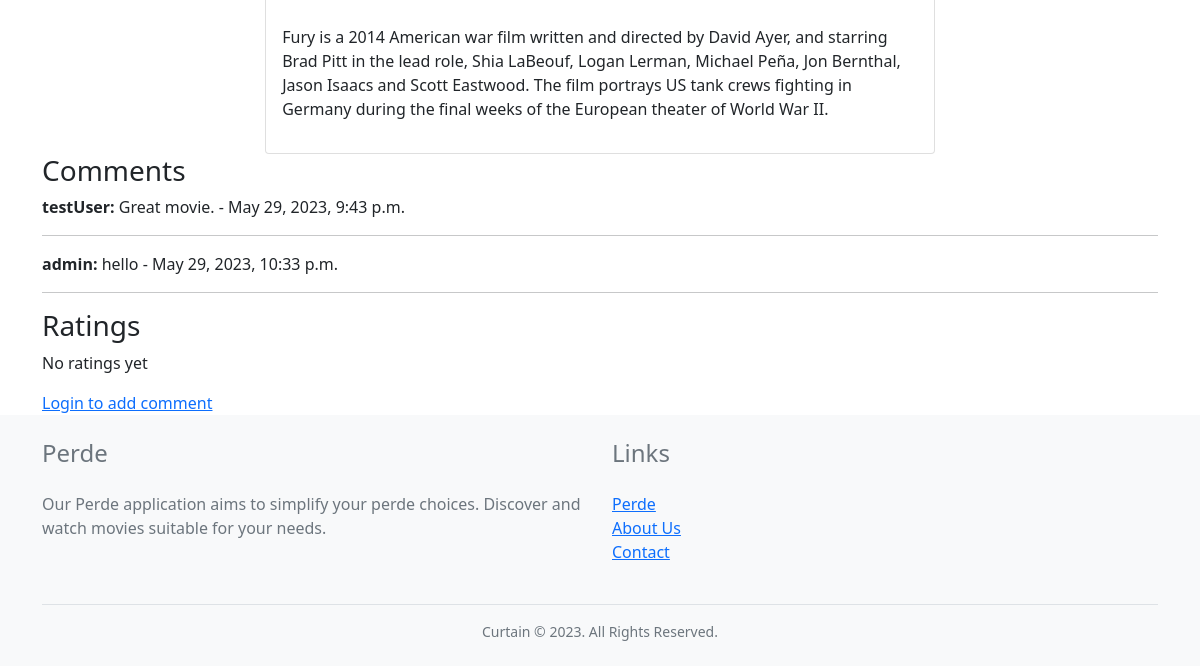
The app's page /movie/Fury (lower part), older data.
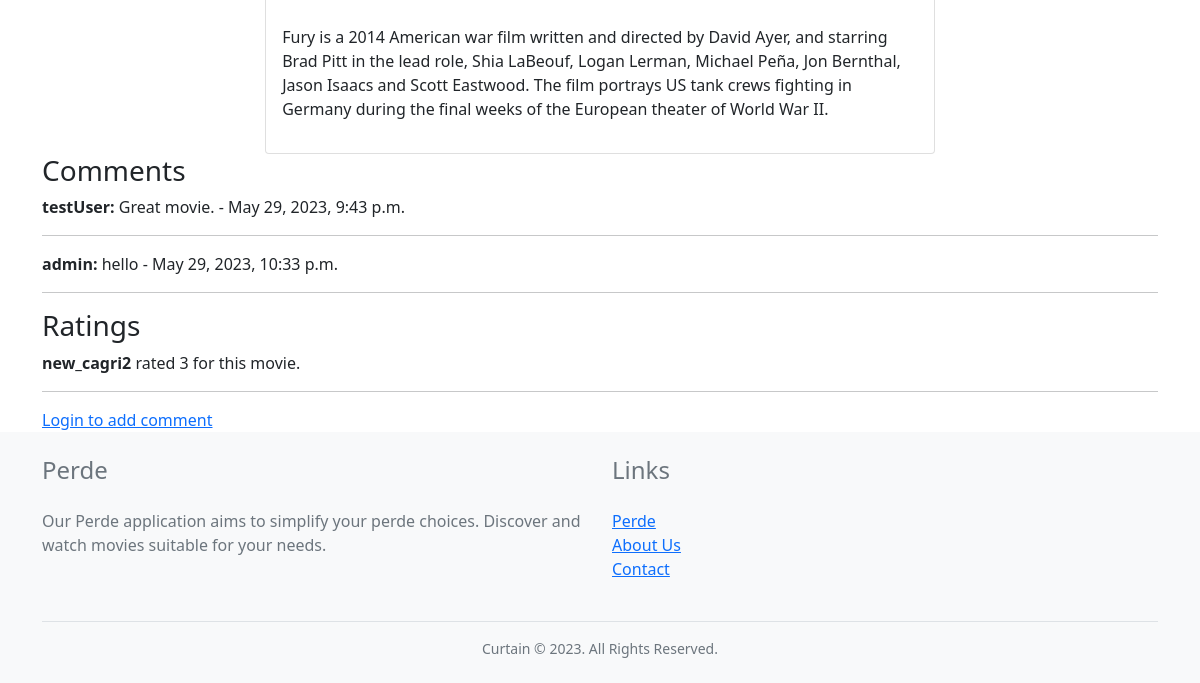
The same page, newer data.
### HomeApp/models.py (models this page shows, shortened)
class Comment(models.Model):
    user = models.ForeignKey('auth.User', on_delete=models.CASCADE, verbose_name='User')
    movie = models.ForeignKey(Movie, on_delete=models.CASCADE, related_name='comments')
    comment = models.TextField()
    created_date = models.DateTimeField(auto_now_add=True)

class Rating(models.Model):
    user = models.ForeignKey('auth.User', on_delete=models.CASCADE, verbose_name='User')
    movie = models.ForeignKey(Movie, on_delete=models.CASCADE, related_name='ratings')
    rating = models.IntegerField()

### HomeApp/views.py (the view)
# urls.py: path('movie/<str:movie_name>', HomeApp.views.movie, name='movie'),
def movie(request, movie_name):
    movie_name = movie_name.lower().capitalize()
    comments = Movie.objects.get(title=movie_name).comments.all()
    return render(request, 'movie.html', {'movie': Movie.objects.get(title=movie_name), 'comments': comments})

### HomeApp/models.py (called while the page is built)
    def __str__(self):
        return self.name

### HomeApp/templates/movie.html (shortened to what this page needs)
{% extends 'base.html' %}
{% block content %}
<div class="container">
    <div class="row">
        <div class="col-12 d-flex justify-content-center">
            <div class="card" style="width: 60%;">
                <div class="card-body">
                    <p>{{movie.description}}</p>
                </div>
              </div>
        </div>
        <h3>Comments</h3>
                {% if movie.comments.all %}
                {% for comment in movie.comments.all %}
                    <div>
                        <p>
                            <b>{{comment.user}}: </b>{{comment.comment}} - {{comment.created_date}}
                        </p>
                        <hr>
                    </div>
                {% endfor %}
                {% else %}
                    <p>No comments yet</p>
                {% endif %}
                <h3>Ratings</h3>
                {% if movie.ratings.all %}
                {% for rating in movie.ratings.all %}
                    <div>
                        <p>
                            <b>{{rating.user}}</b> rated {{rating.rating}} for this movie.
                        </p>
                        <hr>
                    </div>
                {% endfor %}
                {% else %}
                    <p>No ratings yet</p>
                {% endif %}
                {% if user.is_authenticated %}
                    <h3>Add Comment</h3>
                    <form action="{% url 'add-comment' movie.title %}" method="POST">
                    {% csrf_token %}
                    <div>
                        <textarea name="comment" id="comment" cols="30" rows="5"></textarea>
                        <br>
                        <input type="submit" value="Add Comment">
                    </div>
                    </form>
                    <h3>Rating</h3>
                    <form action="{% url 'rate' movie.title %}" method="POST">
                    {% csrf_token %}
                    <div>
                        <input type="number" name="rating" id="rating" min="1" max="5">
                        <br>
                        <input type="submit" value="Rate">
                    </div>
                    </form>
                {% else %}
                    <a href="{% url 'login' %}">Login to add comment</a>
                {% endif %}
    </div>
</div>
{% endblock %}

Row changes from the older to the newer data that the page shows:
added Rating: user "new_cagri2", rating "3"
Text that changed along with them:
text no longer shown: "No ratings yet"
